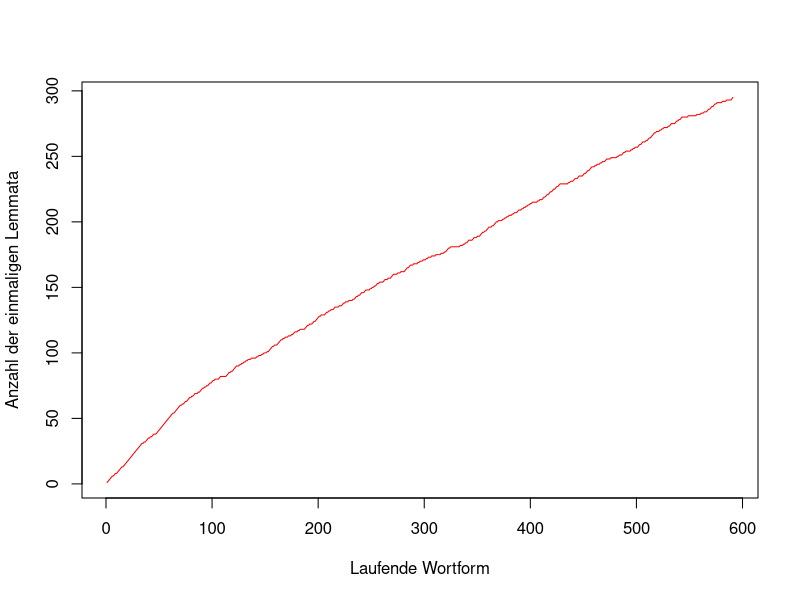

Generate this figure with R:
## Lese die ganze Datei als eine Sammlung von Zeilen ein.
lines <- readLines('../data/t_990505_47.xml')

## Finde die Positionsnummern von allen Tokens
## (d.h. Zeilen, die mit "<t " beginnen).
token.indexes <- grep('<t ', lines)

## Wähle alle Zeilen mit Tokens aus.
tokens <- lines[token.indexes]

## Lösche alles vor dem Lemma.
junk.lemmas <- sub(".+ lemma=\"", "", tokens)

## Lösche alles nach dem Lemma.
lemmas <- sub("\".+", "", junk.lemmas)

## Anzahl der Types ist gleich Null.
types.count <- 0

## Noch keine Types gesehen.
seen.types <- NULL

## Lege eine Liste für Typesanzahl für jede Stelle im Text an.
types.on.position <- vector(length = length(lemmas))

## Für jede Lemmanummer
for (i in seq_along(lemmas)) {

    ## suche das ensprechende Lemma,
    lemma <- lemmas[i]

    ## und, falls es noch nicht gesehen wurde,
    if (!(lemma %in% seen.types)) {

        ## zähle es als neu mit,
        types.count <- types.count + 1
        ## und lege es in die Liste der gesehenen Lemmata ab.
        seen.types <- c(seen.types, lemma)
    }

    ## Füge die Anzahl für die aktuelle Lemmanummer in die Liste ein.
    types.on.position[i] <- types.count
}

## Zeichne eine Graphik.
plot(types.on.position, type = 'l',
     ylab = "Anzahl der einmaligen Lemmata",
     xlab = "Laufende Wortform",
     col = 'red')
